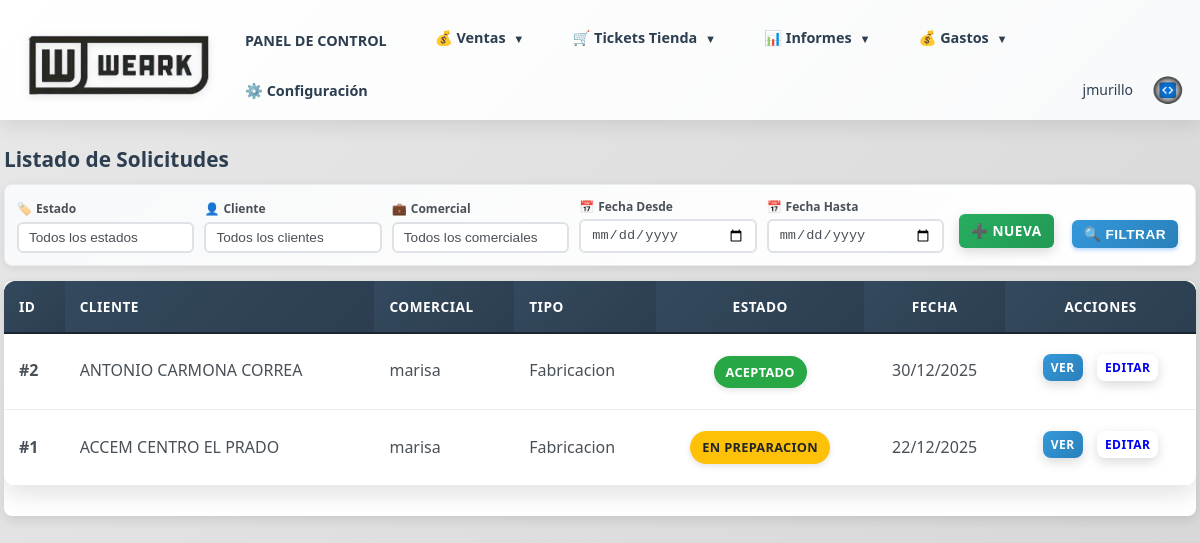
Page /solicitudes (signed in) on the earlier database version.
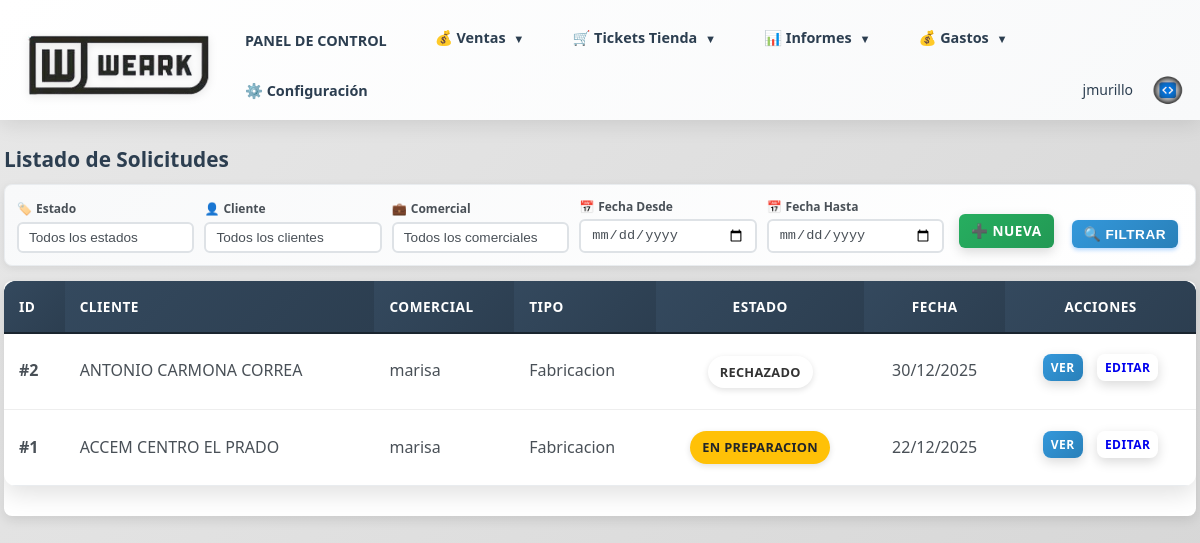
Same page on the later database version.
### models.py (models this page shows, shortened)
class Presupuesto(db.Model):
    __tablename__ = 'presupuestos'
    id = db.Column(db.Integer, primary_key=True)
    comercial_id = db.Column(db.Integer, db.ForeignKey('comerciales.id'), nullable=False)
    cliente_id = db.Column(db.Integer, db.ForeignKey('clientes.id'), nullable=False)
    tipo_pedido = db.Column(db.String(50), nullable=False)  # confeccion, bordado, serigrafia, sublimacion, varios
    estado = db.Column(db.String(50), nullable=False, default='presupuesto')  # presupuesto, rechazado, aceptado, mockup, en preparacion, terminado, entregado al cliente
    subestado = db.Column(db.String(50), nullable=True)  # Para mockup: encargado a, REVISIÓN CLIENTE, CAMBIOS 1, CAMBIOS 2, RECHAZADO, aceptado. Para en preparacion: hacer marcada, imprimir, calandra, corte, confeccion, sublimacion, bordado
    fecha_limite_mockup = db.Column(db.Date, nullable=True)
    mockup_encargado_a_id = db.Column(db.Integer, db.ForeignKey('usuarios.id'), nullable=True)
    forma_pago = db.Column(db.Text)
    imagen_diseno = db.Column(db.String(255))
    imagen_portada = db.Column(db.String(255))  # Imagen de portada (primera página)
    imagen_adicional_1 = db.Column(db.String(255))  # Imagen adicional 1 (segunda página)
    descripcion_imagen_1 = db.Column(db.Text)  # Descripción de imagen adicional 1
    imagen_adicional_2 = db.Column(db.String(255))  # Imagen adicional 2 (segunda página)
    descripcion_imagen_2 = db.Column(db.Text)  # Descripción de imagen adicional 2
    imagen_adicional_3 = db.Column(db.String(255))  # Imagen adicional 3 (segunda página)
    descripcion_imagen_3 = db.Column(db.Text)  # Descripción de imagen adicional 3
    imagen_adicional_4 = db.Column(db.String(255))  # Imagen adicional 4 (segunda página)
    descripcion_imagen_4 = db.Column(db.Text)  # Descripción de imagen adicional 4
    imagen_adicional_5 = db.Column(db.String(255))  # Imagen adicional 5 (segunda página)
    descripcion_imagen_5 = db.Column(db.Text)  # Descripción de imagen adicional 5
    seguimiento = db.Column(db.Text)
    fecha_presupuesto = db.Column(db.Date)  # Fecha cuando se marcó como presupuesto (usa fecha_creacion si no existe)
    fecha_aceptado = db.Column(db.Date)  # Fecha cuando se aceptó
    fecha_mockup = db.Column(db.Date)  # Fecha cuando entró en estado mockup
    fecha_en_preparacion = db.Column(db.Date)  # Fecha cuando se marcó como en preparación
    fecha_terminado = db.Column(db.Date)  # Fecha cuando se marcó como terminado
    fecha_entregado_cliente = db.Column(db.Date)  # Fecha cuando se entregó al cliente
    fecha_diseno = db.Column(db.Date)  # Deprecated
    fecha_diseno_finalizado = db.Column(db.Date)  # Deprecated
    fecha_todo_listo = db.Column(db.Date)  # Deprecated
    fecha_enviado = db.Column(db.Date)  # Deprecated
    fecha_rechazado = db.Column(db.Date)  # Deprecated
    fecha_aceptacion = db.Column(db.Date)  # Alias de fecha_aceptado para compatibilidad
    fecha_objetivo = db.Column(db.Date)  # Fecha objetivo de entrega
    fecha_entrega_trabajo = db.Column(db.Date)
    fecha_envio_taller = db.Column(db.Date)
    fecha_entrega_bordados = db.Column(db.Date)
    fecha_entrega_cliente = db.Column(db.Date)
    fecha_pendiente_enviar = db.Column(db.Date)  # Deprecated: usar fecha_presupuesto
    fecha_envio = db.Column(db.Date)  # Deprecated: usar fecha_enviado
    fecha_respuesta = db.Column(db.Date)  # Deprecated: usar fecha_aceptado o fecha_rechazado
    fecha_creacion = db.Column(db.DateTime, default=datetime.utcnow)
    lineas = db.relationship('LineaPresupuesto', backref='presupuesto', lazy=True, cascade='all, delete-orphan')
    mockup_encargado_a = db.relationship('Usuario', foreign_keys=[mockup_encargado_a_id], backref='mockups_encargados')

class Cliente(db.Model, UserMixin):
    __tablename__ = 'clientes'
    id = db.Column(db.Integer, primary_key=True)
    nombre = db.Column(db.String(200), nullable=False)
    alias = db.Column(db.String(200))  # Alias o nombre alternativo
    nif = db.Column(db.String(20))  # NIF/CIF del cliente
    direccion = db.Column(db.Text)
    poblacion = db.Column(db.String(100))  # Población
    provincia = db.Column(db.String(100))  # Provincia
    codigo_postal = db.Column(db.String(10))  # Código Postal
    pais = db.Column(db.String(100), default='España')  # País
    telefono = db.Column(db.String(50))  # Teléfono fijo
    movil = db.Column(db.String(50))  # Teléfono móvil
    email = db.Column(db.String(100))  # Email general (mantener para compatibilidad)
    email_general = db.Column(db.String(100))  # Email general
    email_comunicaciones = db.Column(db.String(100))  # Email para avisos de estados
    categoria = db.Column(db.String(50))  # Categoría antigua (mantener para compatibilidad)
    categoria_id = db.Column(db.Integer, db.ForeignKey('categorias_cliente.id'), nullable=True)  # Nueva categoría desde tabla
    personas_contacto = db.Column(db.Text)  # Personas de contacto
    anotaciones = db.Column(db.Text)  # Anotaciones adicionales
    numero_cuenta = db.Column(db.String(29))  # Número de cuenta bancaria (24 dígitos con guiones: XXXX-XXXX-XXXX-XXXX-XXXX-XXXX)
    usuario_web = db.Column(db.String(80), unique=True, nullable=True)  # Usuario para acceso web
    password_hash = db.Column(db.String(255), nullable=True)  # Contraseña hash
    fecha_creacion = db.Column(db.DateTime, default=datetime.utcnow)
    fecha_alta = db.Column(db.Date)  # Fecha de alta del cliente
    ultimo_acceso = db.Column(db.DateTime)
    comercial_id = db.Column(db.Integer, db.ForeignKey('comerciales.id'), nullable=True)
    comercial = db.relationship('Comercial', backref='clientes_asignados', lazy=True)
    pedidos = db.relationship('Pedido', backref='cliente', lazy=True)
    presupuestos = db.relationship('Presupuesto', backref='cliente', lazy=True)
    direcciones_envio = db.relationship('DireccionEnvio', backref='cliente', lazy=True, cascade='all, delete-orphan')
    personas_contacto_list = db.relationship('PersonaContacto', backref='cliente', lazy=True, cascade='all, delete-orphan')

class Usuario(db.Model, UserMixin):
    __tablename__ = 'usuarios'
    id = db.Column(db.Integer, primary_key=True)
    usuario = db.Column(db.String(80), nullable=False, unique=True)
    password_hash = db.Column(db.String(255), nullable=False)
    correo = db.Column(db.String(100), nullable=False)
    telefono = db.Column(db.String(50))
    rol = db.Column(db.String(50), nullable=False)  # comercial, administracion, supervisor, usuario
    fecha_creacion = db.Column(db.DateTime, default=datetime.utcnow)
    ultimo_acceso = db.Column(db.DateTime)
    activo = db.Column(db.Boolean, default=True, nullable=False)
    def is_supervisor(self):
        return self.rol == 'supervisor'

### routes/solicitudes.py (the view)
@solicitudes_bp.route('/solicitudes')
@login_required
def listado_solicitudes():
    query = Presupuesto.query
    estado_filtro = request.args.get('estado', '')
    if estado_filtro:
        query = query.filter(Presupuesto.estado == estado_filtro)
    fecha_desde = request.args.get('fecha_desde', '')
    if fecha_desde:
        try:
            fecha_desde_obj = datetime.strptime(fecha_desde, '%Y-%m-%d').date()
            query = query.filter(Presupuesto.fecha_creacion >= datetime.combine(fecha_desde_obj, datetime.min.time()))
        except ValueError:
            pass
    fecha_hasta = request.args.get('fecha_hasta', '')
    if fecha_hasta:
        try:
            fecha_hasta_obj = datetime.strptime(fecha_hasta, '%Y-%m-%d').date()
            query = query.filter(Presupuesto.fecha_creacion <= datetime.combine(fecha_hasta_obj, datetime.max.time()))
        except ValueError:
            pass
    cliente_id = request.args.get('cliente_id', '')
    if cliente_id:
        try:
            query = query.filter(Presupuesto.cliente_id == int(cliente_id))
        except ValueError:
            pass
    comercial_id = request.args.get('comercial_id', '')
    if comercial_id:
        try:
            query = query.filter(Presupuesto.comercial_id == int(comercial_id))
        except ValueError:
            pass
    solicitudes = query.order_by(Presupuesto.fecha_creacion.desc()).all()
    clientes = Cliente.query.order_by(Cliente.nombre).all()
    comerciales = Comercial.query.join(Usuario).order_by(Usuario.usuario).all()
    return render_template('solicitudes/listado.html',
                         solicitudes=solicitudes,
                         estados=ESTADOS_SOLICITUD,
                         clientes=clientes,
                         comerciales=comerciales,
                         estado_filtro=estado_filtro,
                         fecha_desde=fecha_desde,
                         fecha_hasta=fecha_hasta,
                         cliente_id=cliente_id,
                         comercial_id=comercial_id)

### app.py (called while the page is built)
@login_manager.user_loader
def load_user(user_id):
    from models import Usuario, Cliente
    if user_id.startswith('cliente_'):
        cliente_id = int(user_id.replace('cliente_', ''))
        cliente = Cliente.query.get(cliente_id)
        if cliente and cliente.tiene_acceso_web():
            return cliente
        return None
    else:
        return Usuario.query.get(int(user_id))

### models.py (called while the page is built)
    @property
    def nombre(self):
        if self.usuario:
            return self.usuario.usuario
        return self._nombre or ''

### templates/solicitudes/listado.html (shortened to what the changed rows need)
{% extends "base.html" %}
{% block content %}
<h2 style="margin: 0 0 8px 0; padding-bottom: 0; font-size: 1.3rem;">Listado de Solicitudes</h2>
{% if solicitudes %}
<div class="table-container" style="background: white; border-radius: 8px; box-shadow: 0 4px 12px rgba(0,0,0,0.1); overflow: hidden; margin-bottom: 40px;">
    <table style="width: 100%; border-collapse: collapse;">
        <thead>
            <tr style="background: linear-gradient(135deg, #34495e 0%, #2c3e50 100%); border-bottom: 2px solid #1a252f;">
                <th style="padding: 15px; text-align: left; color: #ffffff; font-weight: 600;">ID</th>
                <th style="padding: 15px; text-align: left; color: #ffffff; font-weight: 600;">Cliente</th>
                <th style="padding: 15px; text-align: left; color: #ffffff; font-weight: 600;">Comercial</th>
                <th style="padding: 15px; text-align: left; color: #ffffff; font-weight: 600;">Tipo</th>
                <th style="padding: 15px; text-align: center; color: #ffffff; font-weight: 600;">Estado</th>
                <th style="padding: 15px; text-align: center; color: #ffffff; font-weight: 600;">Fecha</th>
                <th style="padding: 15px; text-align: center; color: #ffffff; font-weight: 600;">Acciones</th>
            </tr>
        </thead>
        <tbody>
            {% for solicitud in solicitudes %}
            <tr style="border-bottom: 1px solid #e9ecef; transition: background 0.2s;" onmouseover="this.style.background='#f8f9fa'" onmouseout="this.style.background='white'">
                <td style="padding: 15px; color: #495057; font-weight: 600;">#{{ solicitud.id }}</td>
                <td style="padding: 15px; color: #495057;">{{ solicitud.cliente.nombre if solicitud.cliente else 'N/A' }}</td>
                <td style="padding: 15px; color: #495057;">{{ solicitud.comercial.nombre if solicitud.comercial else 'N/A' }}</td>
                <td style="padding: 15px; color: #495057;">{{ solicitud.tipo_pedido|title }}</td>
                <td style="padding: 15px; text-align: center;">
                    <span class="badge badge-estado-{{ solicitud.estado|lower|replace(' ', '-') }}" style="padding: 6px 12px; border-radius: 20px; font-size: 0.8rem; font-weight: 600; display: inline-block;">
                        {{ solicitud.estado|title }}
                    </span>
                </td>
                <td style="padding: 15px; text-align: center; color: #495057;">{{ solicitud.fecha_creacion.strftime('%d/%m/%Y') if solicitud.fecha_creacion else 'N/A' }}</td>
                <td style="padding: 15px; text-align: center;">
                    <a href="{{ url_for('solicitudes.ver_solicitud', solicitud_id=solicitud.id) }}" class="btn btn-sm btn-primary" style="padding: 4px 8px; font-size: 0.75rem; margin-right: 5px;">Ver</a>
                    <a href="{{ url_for('solicitudes.editar_solicitud', solicitud_id=solicitud.id) }}" class="btn btn-sm btn-secondary" style="padding: 4px 8px; font-size: 0.75rem;">Editar</a>
                </td>
            </tr>
            {% endfor %}
        </tbody>
    </table>
</div>
{% else %}
<div style="text-align: center; padding: 40px; background: white; border-radius: 8px; box-shadow: 0 4px 12px rgba(0,0,0,0.1);">
    <p style="color: #6c757d; font-size: 1.1rem;">No se encontraron solicitudes con los filtros aplicados.</p>
</div>
{% endif %}
{% endblock %}

Differences in the rows shown:
changed Presupuesto "ANTONIO CARMONA CORREA": estado "ACEPTADO" → "RECHAZADO"
